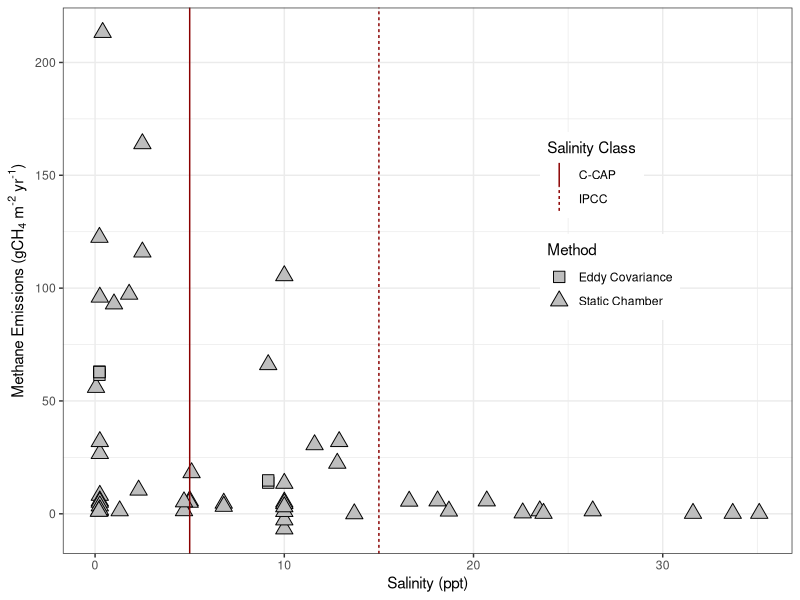

Reproduce this figure in R.
### Let's make a graph for CH4 emissions to show the different splits we could make
library(tidyverse)

methane <- read_csv("data/Methane/derivative/Methane Synthesis Knox.csv")
names(methane) <- c("Site.Name", "Location", "Region", "Saliniity.class", "year", "Method", "Salinity.ppt", "CH4.flux", "Reference")

salinity_breaks <- data.frame(x = c(15, 5), 
                              salinity_class_breaks = c("IPCC", "C-CAP"))

ggplot(data = methane, aes(x = Salinity.ppt, y = CH4.flux)) +
  geom_point(aes(shape = Method), size = 4, fill="grey") +
  theme_bw() +
  xlab("Salinity (ppt)") +
  ylab(expression(paste("Methane Emissions (gCH"["4"]," m"^"-2", " yr"^"-1",")", sep="")))  +
  scale_shape_manual(values=c(22, 24),
                    labels = c("Eddy Covariance", "Static Chamber")) +
  theme(legend.position = c(0.75,0.6)) +
  geom_vline(data = salinity_breaks, aes(xintercept = x, lty=salinity_class_breaks), col = "darkred") +
  labs(lty = "Salinity Class")
